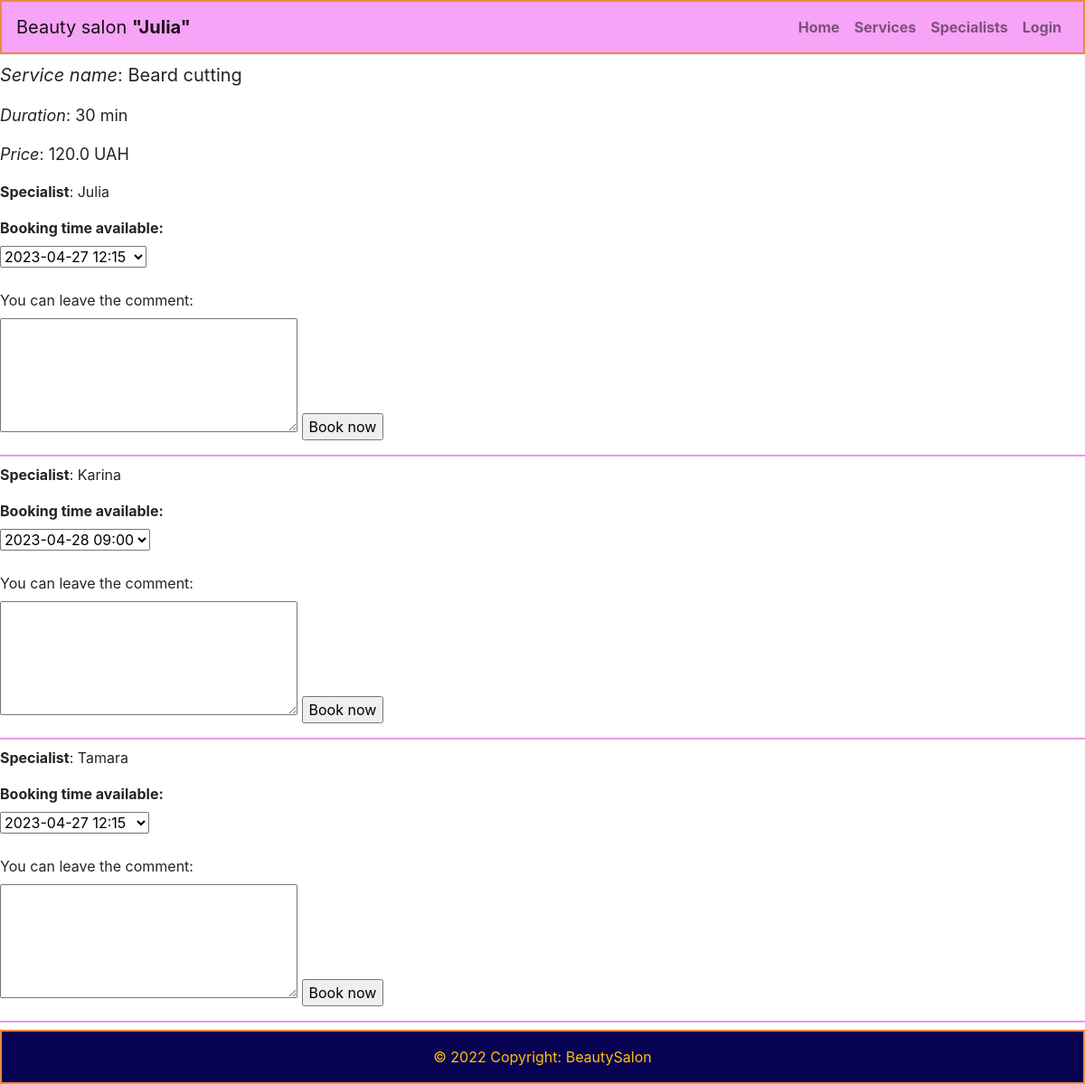
The page /service/Beard cutting/ on the database its author committed.
### salon/models.py (models this page shows, shortened)
class Service(models.Model):
    name = models.CharField(max_length=250, unique=True)
    price = models.FloatField()
    duration = models.IntegerField()

class Specialist(models.Model):
    RANKS = (
        (1, 'Rank 1'),
        (2, 'Rank 2')
    )
    STATUSES = (
        (1, 'Day off'),
        (2, 'At Work'),
        (3, 'Sickness'),
        (9, 'Fired')
    )
    name = models.CharField(max_length=150, null=False)
    rank = models.IntegerField(default=0, choices=RANKS)
    phone = models.CharField(max_length=20, null=False)
    status = models.IntegerField(default=1, choices=STATUSES)
    services = models.ManyToManyField(Service)

### user/utils.py (the view)
    def wrapper(*args, **kwargs):
        if args[0].user.groups.filter(name='salon_admin').exists():
            return render(args[0], 'salon/404.html', status=404)
        return func(*args, **kwargs)

### user/utils.py (called while the page is built)
def simple_user_required(func):
    def wrapper(*args, **kwargs):
        if args[0].user.groups.filter(name='salon_admin').exists():
            return render(args[0], 'salon/404.html', status=404)
        return func(*args, **kwargs)
    return wrapper

### salon/templates/salon/service.html (shortened to what this page needs)
{% extends 'salon/base.html' %}
{% load static %}
{% block content %}
<p style="font-size: 20px"><i>Service name</i>: {{service_details.name}}</p>
<p style="font-size: 18px"><i>Duration</i>: {{service_details.duration}} min</p>
<p style="font-size: 18px"><i>Price</i>: {{service_details.price}} UAH</p>
{% for specialist in specialists %}
<p><strong>Specialist</strong>: {{specialist.name}}</p>
<form method="POST" action="{% url 'make_booking' service_details.name specialist.id %}">
    <label for="booking_time"><strong>Booking time available:</strong></label><br>
    <select name="booking_time" id="booking_time">
        {% for available_time in specialist.available_booking %}
        <option value="{{ available_time }}">{{ available_time }}</option>
        {% endfor %}
    </select><br><br>
    <label for="comment">You can leave the comment:</label><br>
    <textarea name="comment" id="comment" cols="30" rows="5"></textarea>
    <input type="submit" name="book_now" value="Book now">
</form>
<div class="mb-2 mt-2" style="background-color: #F7A3F7; color: #F7A3F7; height: 2px">
    <hr>
</div>
{% endfor %}
{% endblock %}

### rows shown on the page
Service: name "Beard cutting", duration "30", price "120.0"
Specialist: name "Julia"
Specialist: name "Karina"
Specialist: name "Tamara"

### other values the page prints
form field booking_time "2023-04-27 12:15"
form field booking_time "2023-04-28 09:00"
